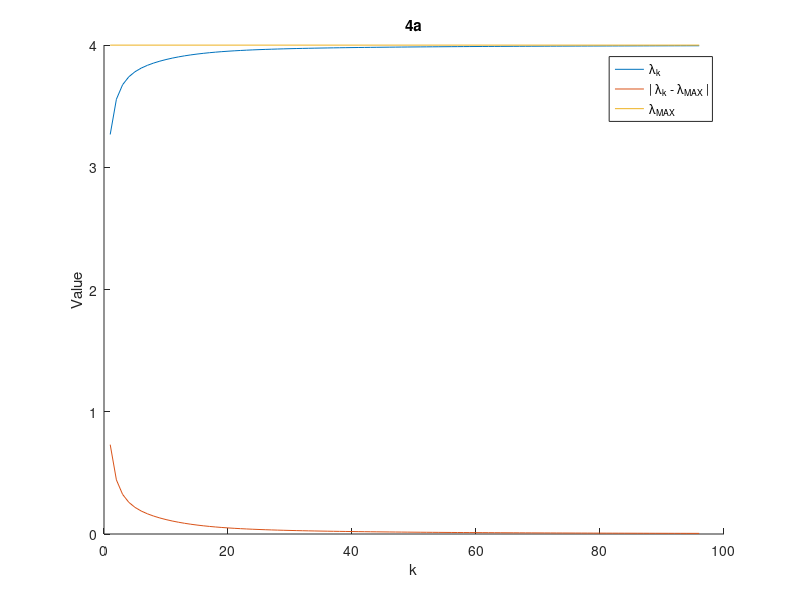

Recreate this plot in MATLAB.
gcf
hold on;

clear;
load('powerMatrix.mat')

k = 0;
vector_k = randn(100, 1);
lambda_k = transpose(vector_k)*A*vector_k;
lambda_k_1 = transpose(vector_k)*A*vector_k;
lambda_audit = [];
lambda_delta_audit = [];
eigval = max(eig(A));

while true
    % statements here
    % if ~WhileCondition, break ; end
    lambda_k_1 = lambda_k;
    vector_k = A*vector_k;
    vector_k = vector_k/norm(vector_k);
    lambda_k = transpose(vector_k)*A*vector_k;
    lambda_audit = [lambda_audit, lambda_k];
    lambda_delta_audit = [lambda_delta_audit, abs(lambda_k - eigval)];
    k = k + 1;
    if abs(lambda_k_1 - lambda_k) < 10^-4
        break;
    end
end

plot(1:1:k, lambda_audit);

plot(1:1:k, lambda_delta_audit);

plot([1, k], [eigval, eigval]);

title("4a");
legend({ ...
    '\lambda_k', ...
    '| \lambda_k - \lambda_{MAX} |', ...
    '\lambda_{MAX}', ...
});
xlabel("k");
ylabel("Value");

hold off;
saveas(gcf, "DevamSisodraker_4a.jpg", "jpg");
lambda_k